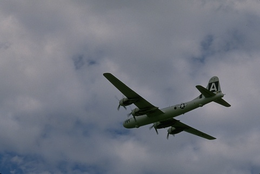
%> input picture LC/1.tiff, 260 x 174 px, shrunk from 481 x 321 before the run
$ octave --eval "result = LC_His(imread('1.tiff'));"   (GNU Octave 9; MATLAB toolbox functions it lacks are replaced by stand-ins)
%> lines starting %> are read from the running program, lines starting %| are printed output that depends on the picture
function center=LC_His(im)
[x1 y1 z]=size(im);
%> x1 = 174; y1 = 260; z = 3
% im=rgb2gray(im);
zj=zeros(1,256);
dist=zeros(1,256);
hist_im=imhist(im); %计算直方图
%> hist_im = 256 values, max 3631 at index 134, min 0 at index 175, mean 530.2
sum=0;
% figure;
% bar(hist_im);%画直方图
for i=1:256
    for j=1:256
        sum=sum+(abs(i-j)*hist_im(j))^2; %论文中的公式。每个像素到其他像素的欧氏距离和
    end
    zj(i)=sum^0.5;
    sum=0;
end
%> after the loop, zj = 256 values, max 2326209.6 at index 1, min 213699.7 at index 130, mean 1185857.1
% figure;
%  bar(zj);%画直方图
 small=min(zj);
%> small = 213699.7
 big=max(zj);
%> big = 2326209.6
 ddist=big-small;
%> ddist = 2112509.9
 for i=1:256
        dist(i) = (zj(i)-small)/ddist*256;		%归一化直方图
 end
%> after the loop, dist = 256 values, max 256 at index 1, min 0 at index 130, mean 117.8
%  figure;
%  bar(dist);%画直方图

 for a=1:x1
     for b=1:y1
         for z=1:255
             if im(a,b)==z
                 im(a,b)=dist(z);%计算每个像素的显著值
                 break;
             end
         end
     end
 end
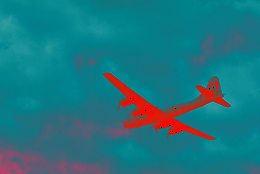
%> im: size 174x260x3 uint8; mean R, G, B 30.3, 118.4, 129.2
 im=mat2gray(im);
%> im: size 174x260x3 double
 figure;
 imshow(im);title('显著性');
%> (the run ends here)
